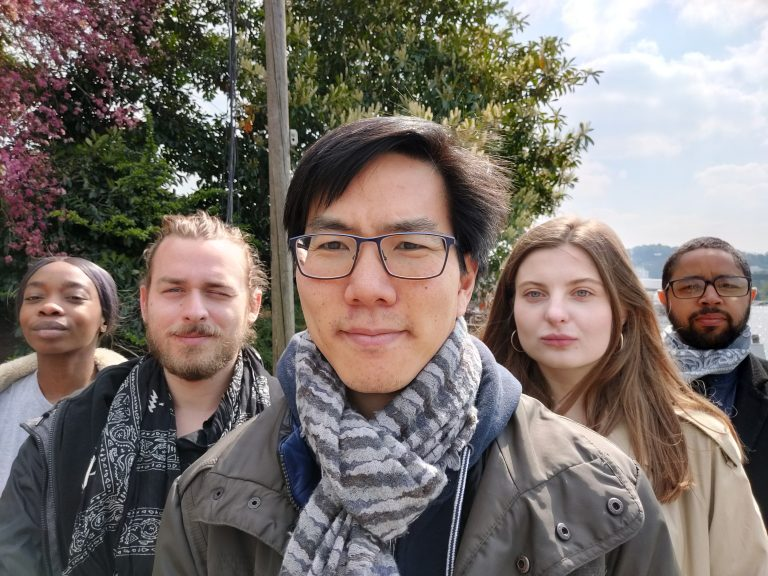
#> input picture Images/sample4.jpg, 768 x 576 px, found by its file name
$ jupyter execute 'Thresold Faces.ipynb'
#> lines starting #> are read from the running program, lines starting #| are printed output that depends on the picture; after the words box and inside, x2 and y2 are one past the last pixel; in counts of white or black regions, pixels touching at a corner belong together
[cell 1]
import cv2
import numpy as np
from matplotlib import pyplot as plt

[cell 2]
face_cascade = cv2.CascadeClassifier('Haarcascades\haarcascade_frontalcatface.xml')

[cell 3]
imgpath = 'Images\sample4.jpg'

[cell 4]
img = cv2.imread(imgpath,0)
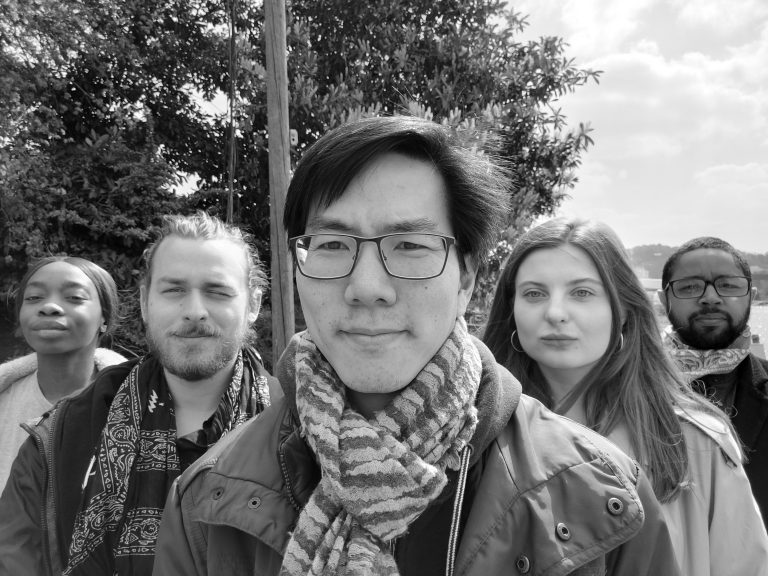
#> img: shape (576, 768); min 0, max 255, mean 115.8

[cell 5]
img=cv2.resize(img,(800,600))
#> img: shape (600, 800)

[cell 6]
_,ther = cv2.threshold(img,127,255,cv2.THRESH_BINARY)
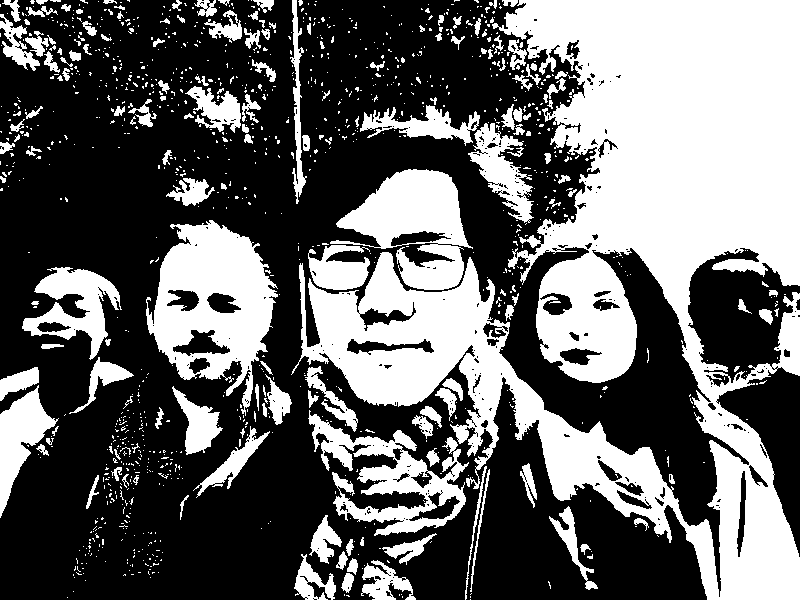
#> ther: shape (600, 800); 39.9% white; 1186 white regions (1021 under 20 px), largest, box (x1, y1, x2, y2) and area: (291, 0, 800, 600) 119933, (146, 220, 278, 416) 13403, (330, 169, 473, 290) 8715

[cell 7]
cv2.imshow("Image",img)
cv2.imshow("Ther",ther)

cv2.waitKey(0)
cv2.destroyAllWindows()

# Histograms

[cell 8]
img = cv2.imread(imgpath)
#> img is the input picture: shape (576, 768, 3); mean B, G, R 108.3, 113.7, 123

[cell 9]
b, g, r = cv2.split(img)
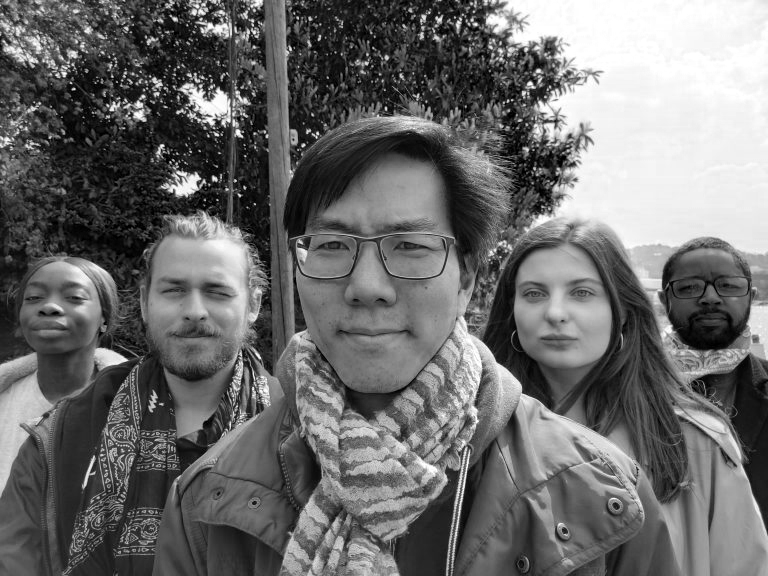
#> b: shape (576, 768); min 0, max 255, mean 108.3
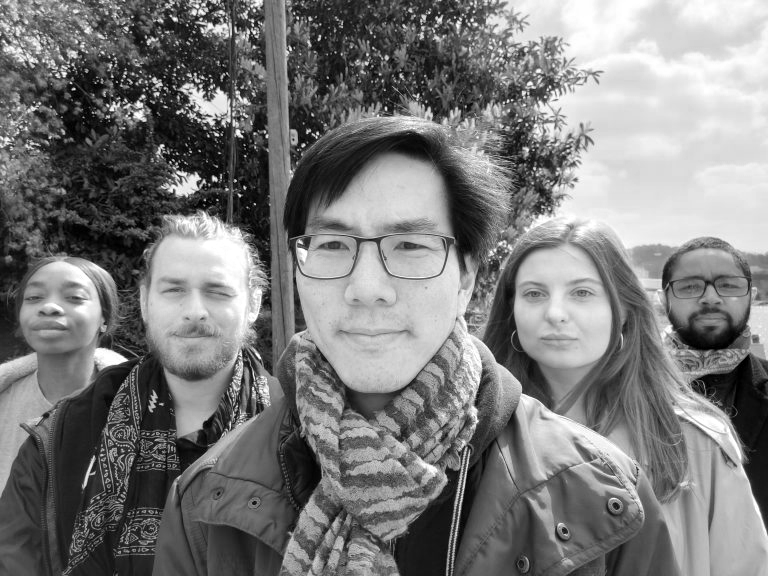
#> r: shape (576, 768); min 0, max 255, mean 123

$ run again, with Images/sample10.jpg copied over Images/sample4.jpg
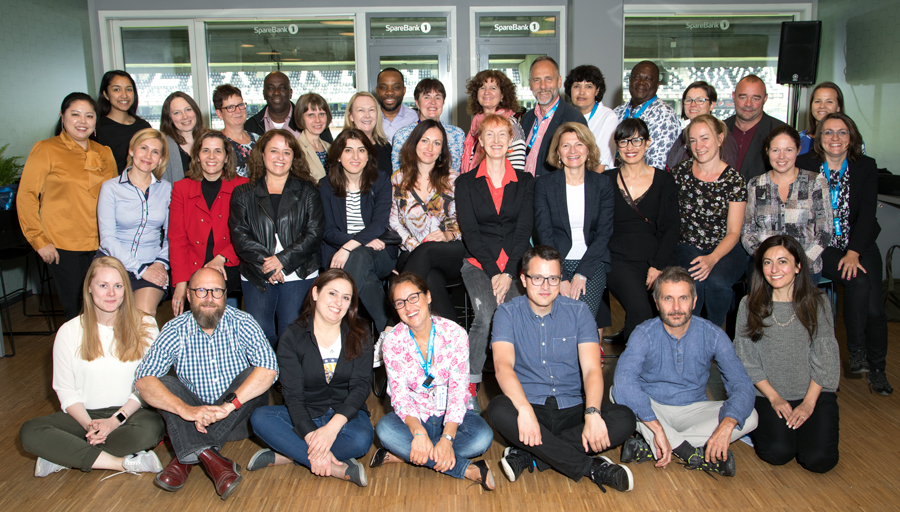
#> input picture Images/sample10.jpg, 900 x 512 px, found by its file name
#> `_,ther = cv2.threshold(img,127,255,cv2.THRESH_BINARY)`:
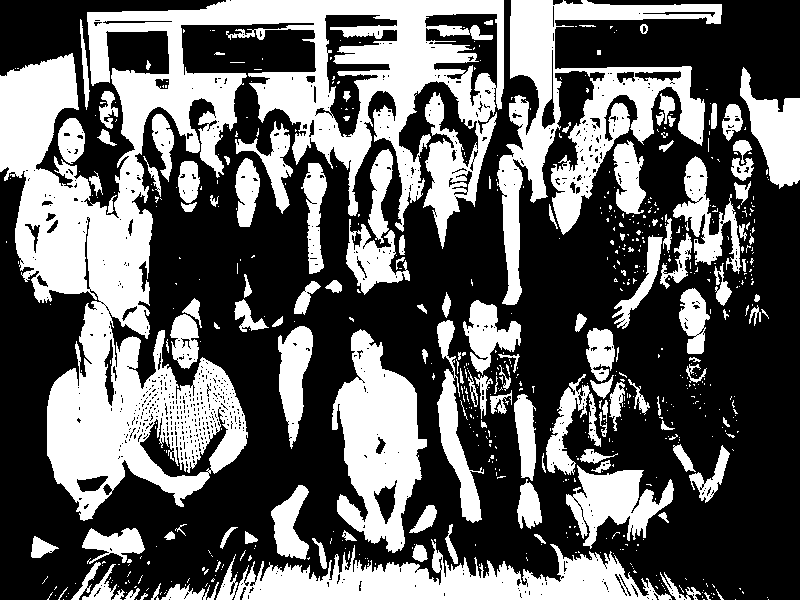
#> ther: shape (600, 800); 38.7% white; 653 white regions (513 under 20 px), largest, box (x1, y1, x2, y2) and area: (0, 0, 504, 521) 82408, (497, 0, 722, 305) 19848, (216, 539, 672, 600) 13421
#> img is the input picture: shape (512, 900, 3); mean B, G, R 98.6, 105.9, 116.6
#> `b, g, r = cv2.split(img)`:
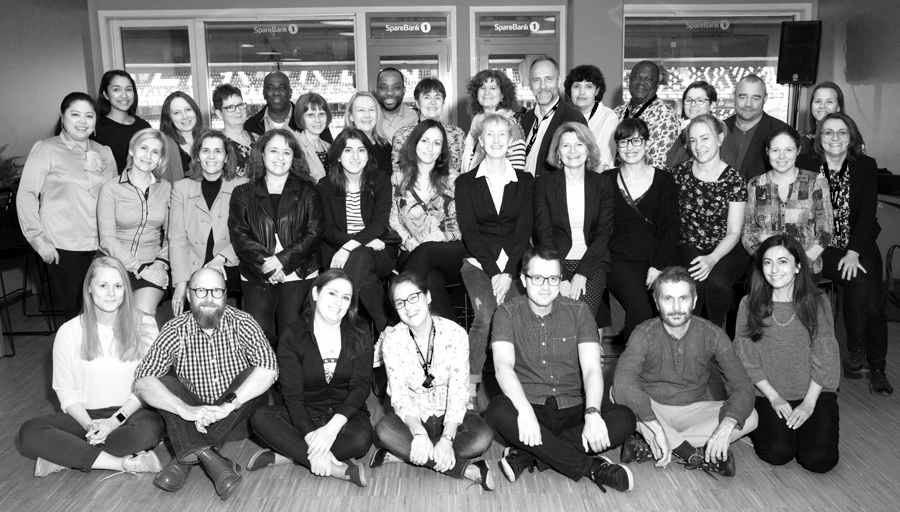
#> r: shape (512, 900); min 0, max 255, mean 116.6

$ run again, with Images/sample11.jpg copied over Images/sample4.jpg
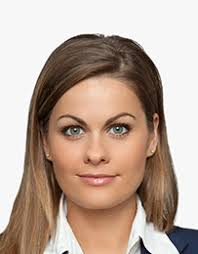
#> input picture Images/sample11.jpg, 198 x 254 px, found by its file name
#> `_,ther = cv2.threshold(img,127,255,cv2.THRESH_BINARY)`:
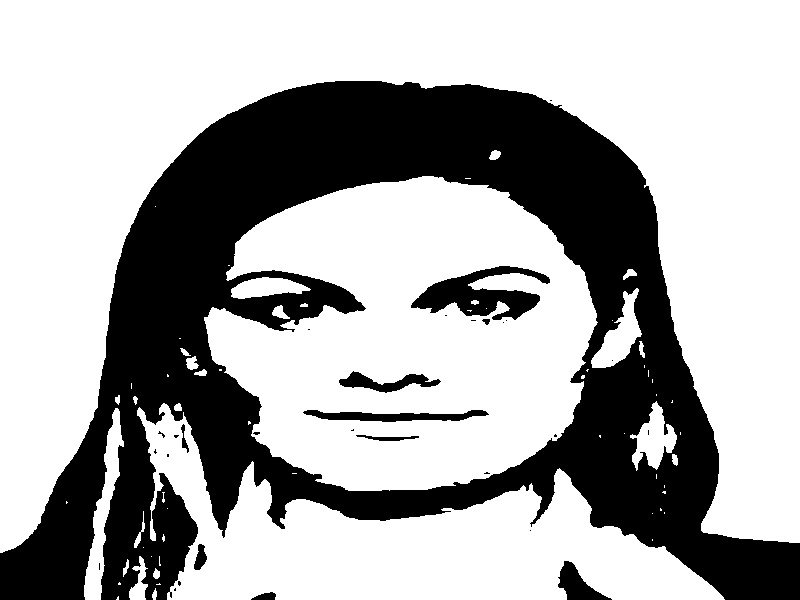
#> ther: shape (600, 800); 67.4% white; 30 black regions (20 under 20 px), largest, box (x1, y1, x2, y2) and area: (0, 81, 800, 600) 148970, (411, 266, 550, 320) 3534, (303, 410, 489, 422) 1260
#> img is the input picture: shape (254, 198, 3); mean B, G, R 152.7, 166.2, 187.2
#> `b, g, r = cv2.split(img)`:
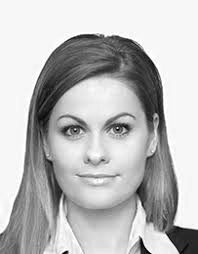
#> r: shape (254, 198); min 0, max 255, mean 187.2
